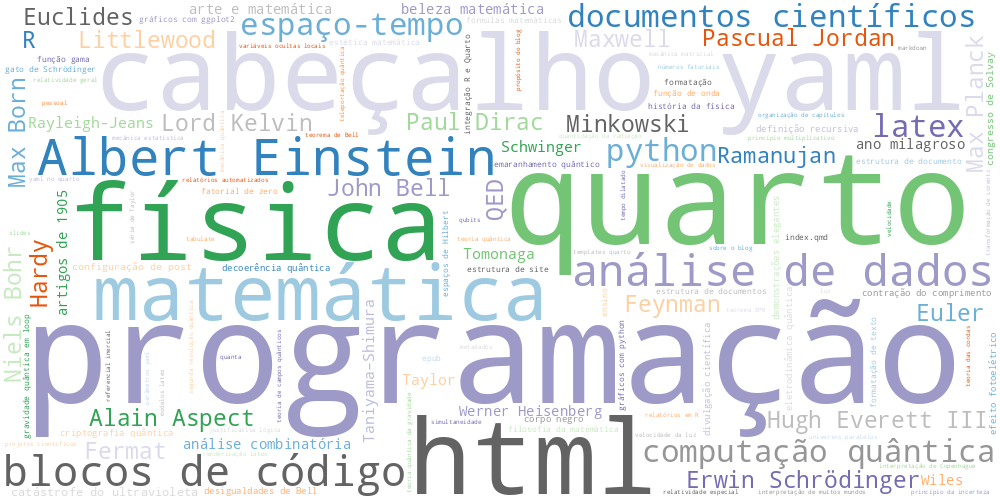

Write Python code to recreate this figure.
import matplotlib.pyplot as plt
from wordcloud import WordCloud
import os

ARQUIVO_FREQ = "tags_freq.txt"
ARQUIVO_SAIDA = "nuvem_tags.png"

def carregar_frequencias(caminho):
    """Lê o arquivo de frequências e retorna um dicionário tag → contagem"""
    if not os.path.exists(caminho):
        print(f"❌ Arquivo '{caminho}' não encontrado.")
        return {}

    frequencias = {}
    with open(caminho, encoding="utf-8") as f:
        for linha in f:
            partes = linha.strip().split()
            if len(partes) >= 2:
                try:
                    count = int(partes[0])
                    tag = " ".join(partes[1:])
                    frequencias[tag] = count
                except ValueError:
                    print(f"⚠️ Erro ao converter linha: {linha}")
    return frequencias

def gerar_nuvem(frequencias, saida):
    """Gera a imagem da nuvem de palavras"""
    if not frequencias:
        print("⚠️ Nenhuma frequência válida encontrada.")
        return

    wc = WordCloud(
        width=1000,
        height=500,
        background_color="white",
        colormap="tab20c",
        font_path=None,  # pode definir um caminho específico de fonte aqui
        prefer_horizontal=0.8,
        margin=5
    )
    wc.generate_from_frequencies(frequencias)
    wc.to_file(saida)
    print(f"✅ Nuvem de tags salva como '{saida}'")

if __name__ == "__main__":
    freq = carregar_frequencias(ARQUIVO_FREQ)
    gerar_nuvem(freq, ARQUIVO_SAIDA)
